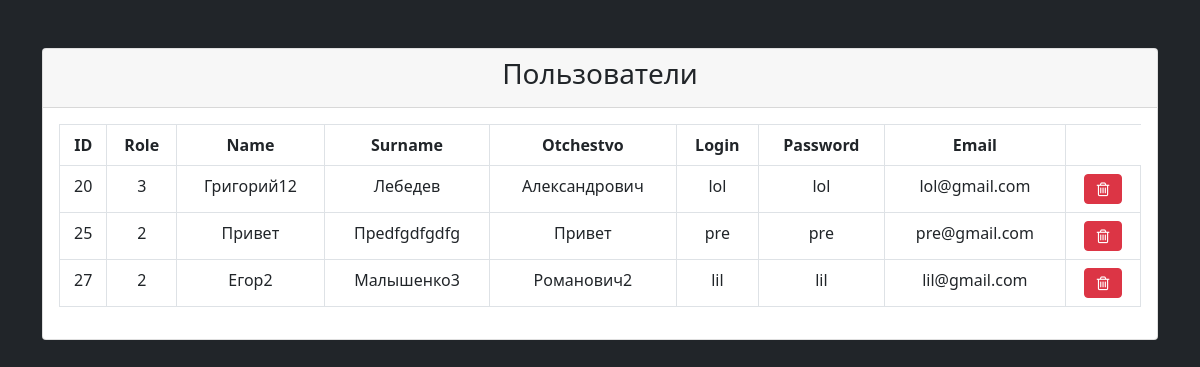
The app's page /index3.php with its own data.
### tables this page shows
CREATE TABLE `users` (
  `id` int(11) NOT NULL,
  `Role` int(4) NOT NULL,
  `Name` varchar(50) NOT NULL,
  `Surname` varchar(50) NOT NULL,
  `Otchestvo` varchar(50) NOT NULL,
  `Login` varchar(50) NOT NULL,
  `Password` varchar(50) NOT NULL,
  `Email` varchar(50) NOT NULL
);

### index3.php (the view, shortened to what this page needs)
<?php
    require_once("dbconnect.php");
?>
<!DOCTYPE html>
<html>
<head>
    <link href="https://cdn.jsdelivr.net/npm/bootstrap@5.1.3/dist/css/bootstrap.min.css" rel="stylesheet">
    <link rel="stylesheet" href="https://cdnjs.cloudflare.com/ajax/libs/font-awesome/4.7.0/css/font-awesome.min.css">
</head>
    <body class="bg-dark">
        <div class='container'>
            <div class="content mt-5">
                <div class="card">
                    <div class="card-header">
                        <h3 class="text-center">Пользователи</h3>
                    </div>
                    <div class="card-body">
                        <table class="table text-center table-hover table-bordered">
                            <tr>
                                <th>ID</th>
                                <th>Role</th>
                                <th>Name</th>
                                <th>Surname</th>
                                <th>Otchestvo</th>
                                <th>Login</th>
                                <th>Password</th>
                                <th>Email</th>
                            </tr>
                                <?php
                                    $query = "SELECT * FROM users";
                                    $result = mysqli_query($connect,$query);
                                    while($row = mysqli_fetch_array($result) ){
                                        $count = $row['id'];
                                    $id = $row['id'];
                                ?>
                            <tr>
                                <td align='center'><?= $count; ?></td>
								<td><?php echo $row['Role'] ?></td>
                                <td><?php echo $row['Name'] ?></td>
                                <td><?php echo $row['Surname'] ?></td>
                                <td><?php echo $row['Otchestvo'] ?></td>
                                <td><?php echo $row['Login'] ?></td>
                                <td><?php echo $row['Password'] ?></td>
                                <td><?php echo $row['Email'] ?></td>
                                <td align='center'><span class='delete' data-id='<?= $id; ?>'><i class="fa fa-trash-o btn btn-danger" aria-hidden="true"></i></span></td>
                            </tr>
                                <?php
                                    }
                                ?>
                        </table>
                    </div>
                </div>
            </div>
        </div>
    </body>
</html>

### records on screen
users: id "20", Role "3", Name "Григорий12", Surname "Лебедев", Otchestvo "Александрович", Login "lol", Password "lol", Email "lol@gmail.com"
users: id "25", Role "2", Name "Привет", Surname "Преdfgdfgdfg", Otchestvo "Привет", Login "pre", Password "pre", Email "pre@gmail.com"
users: id "27", Role "2", Name "Егор2", Surname "Малышенко3", Otchestvo "Романович2", Login "lil", Password "lil", Email "lil@gmail.com"
